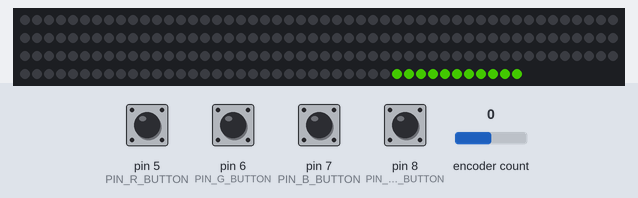
A sketch run on a simulated Arduino Uno, built with avr-gcc and run on an emulated ATmega328P. On the bench: 192 RGB LEDs in strip order, left to right, continuing on the next row. The inputs (shaded band) are chosen by the test bench; at power-on: pin 8 (PIN_ROTARY_BUTTON) HIGH, pin 5 (PIN_R_BUTTON), pin 6 (PIN_G_BUTTON), pin 7 (PIN_B_BUTTON) LOW, encoder count 0. Dim RGB values are drawn brighter than linear; random numbers use the default seed unless the sketch sets one.

Above: at 1.2 s.
1.3 s: pin 5 (PIN_R_BUTTON) pulled HIGH for 0.15 s
2.0 s: pin 7 (PIN_B_BUTTON) pulled HIGH for 0.15 s
2.7 s: encoder count set to -1
At 4.07 s:
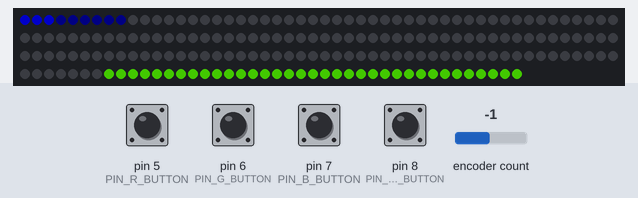
4.2 s: pin 5 (PIN_R_BUTTON) pulled HIGH for 1 s
5.8 s: encoder count set to -2
At 6.67 s:
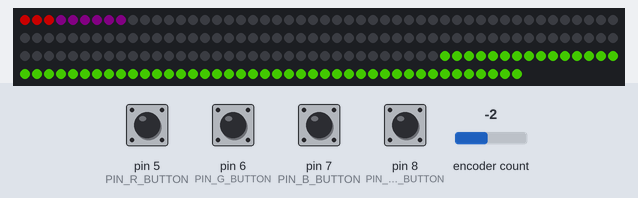
7.6 s: pin 6 (PIN_G_BUTTON) pulled HIGH for 0.15 s
At 9.99 s:
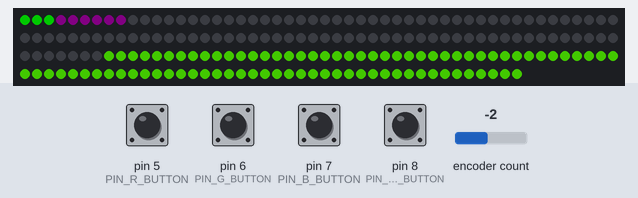
At 21.59 s:
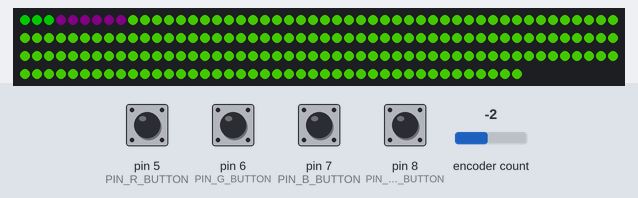

The sketch:

colormatch.ino
```cpp
/* todo

make the color display a health meter that reduces after each wrong color match
mount hardware on wood?  acrylic?
use wires to fix strip down, screws for the rest,
add color filters, diffraction gratings above parts of strip
*/

#include <Arduino.h>
#include <RotaryEncoder.h>
#define PIN_IN1 10
#define PIN_IN2 9
#define PIN_ROTARY_BUTTON 8
RotaryEncoder encoder(PIN_IN1, PIN_IN2, RotaryEncoder::LatchMode::TWO03);

#include <Adafruit_NeoPixel.h> //https://learn.adafruit.com/adafruit-neopixel-uberguide/arduino-library-use
#define PIN 11
#define NUMPIXELS 192
Adafruit_NeoPixel strip(NUMPIXELS, PIN, NEO_GRB + NEO_KHZ800);
#define MAXBRIGHTNESS 100

#define PIN_R_BUTTON 5
#define PIN_G_BUTTON 6
#define PIN_B_BUTTON 7
#define PIXEL_EDGE 9 //where the incoming color wave collides with your input colors
#define ROTARY_RATE 16 //how fast do the colors change when you twist the dial
#define PIXEL_GROW_RATE 0.07 //difficulty / how long do you have to match colors

bool inputMode[] = {0, 0, 0};
float pixelTimer = 0;
int cycle = 0;
float R = 0, G = 0, B = 0;
int R_int = 0, G_int = 0, B_int = 0;
int target_sat = random(0, 255);
unsigned int target_hue = random(0, 65536);
uint32_t target_color = strip.gamma32(strip.ColorHSV(target_hue, target_sat, 255)); //(Hue 0 - 65536), (Sat0-255),(Value 0-255)
byte rgb[3];
double hsv[3];

void setup() {
  // Serial.begin(9600);
  strip.begin(); // INITIALIZE NeoPixel strip object (REQUIRED)
  strip.setBrightness(MAXBRIGHTNESS);
  pinMode(PIN_R_BUTTON, INPUT);
  pinMode(PIN_G_BUTTON, INPUT);
  pinMode(PIN_B_BUTTON, INPUT);
  pinMode(PIN_ROTARY_BUTTON, INPUT_PULLUP);
}

void loop() {
  cycle++;
  pixelTimer += PIXEL_GROW_RATE;
  if (!digitalRead(PIN_ROTARY_BUTTON)) pixelTimer += PIXEL_GROW_RATE*10;
  colorCollision();
  colorInput();
  output_to_strip();
}


void output_to_strip(){
  if (R_int + G_int + B_int > 0) {
    rgb[0] = R_int;
    rgb[1] = G_int;
    rgb[2] = B_int;
  }
  RGBtoHSV(rgb, hsv);
  for (int i = 3; i < PIXEL_EDGE; i++)  strip.setPixelColor(i, strip.Color( R_int, G_int, B_int ));
  strip.setPixelColor(NUMPIXELS - pixelTimer, target_color);
  strip.show();   // Send the updated pixel colors to the hardware.
}
void colorInput() {//check buttons and set color input mode
  if (digitalRead(PIN_R_BUTTON) || digitalRead(PIN_G_BUTTON) || digitalRead(PIN_B_BUTTON)) {
    inputMode[0] = digitalRead(PIN_R_BUTTON);
    inputMode[1] = digitalRead(PIN_G_BUTTON);
    inputMode[2] = digitalRead(PIN_B_BUTTON);
  }

  static int pos = 0;
  encoder.tick();
  int newPos = encoder.getPosition();
  if (pos != newPos) {
    pos = newPos;
    const int direction = -(int)(encoder.getDirection());
    if (inputMode[0]) {
      R += ROTARY_RATE * direction;
      if (R > 255) R = 255;
      if (R < 0) R = 0;
    }
    if (inputMode[1]) {
      G += ROTARY_RATE * direction;
      if (G > 255) G = 255;
      if (G < 0) G = 0;
    }
    if (inputMode[2]) {
      B += ROTARY_RATE * direction;
      if (B > 255) B = 255;
      if (B < 0) B = 0;
    }
  }

  R_int = int(constrain(R, 0, 255));
  G_int = int(constrain(G, 0, 255));
  B_int = int(constrain(B, 0, 255));
  for (int i = 0; i < 3; i++)  strip.setPixelColor(i, 255 * inputMode[0], 255 * inputMode[1], 255 * inputMode[2]);
}
void colorCollision() {
  if (pixelTimer > (NUMPIXELS - PIXEL_EDGE)) {
    const uint32_t color = strip.getPixelColor(PIXEL_EDGE - 1);
    rgb[0] = min(MAXBRIGHTNESS, color >> 16 & 255); // red
    rgb[1] = min(MAXBRIGHTNESS, color >> 8 & 255); // green
    rgb[2] = min(MAXBRIGHTNESS, color & 255); // blue
    RGBtoHSV(rgb, hsv);
    const float taget_hue_360 = float(target_hue) / 65536 * 360; //convert to 360 hue
    const int diff = mod(int(hsv[0] - taget_hue_360 + 180), 360) - 180; //find difference between each color arc hue
    // const int sat = abs(R_int - G_int) + abs(B_int - G_int) + abs(R_int - B_int);

    //lose and reset
    //check if too different from hue(but not too white), too different in saturation, too low in value (too dim)
    if ((abs(diff) > 60 && target_sat > 80) || abs(hsv[1] - target_sat) > 100 || hsv[2] < 15) {
      //death animation
      for (int i = 0; i < PIXEL_EDGE; i++) {
        strip.setPixelColor(PIXEL_EDGE - i-1, 0,0,0);
        strip.show();   // Send the updated pixel colors to the hardware.
        delay(400);
      }
      cycle = 0;
      idleFadeIn();
      idle();
      delay(500);
    } else { //survive and reset
      for (int i = 0; i < NUMPIXELS; i += 3) {
        strip.setPixelColor(i, 0, 0, 0);
        strip.setPixelColor(i + 1, 0, 0, 0);
        strip.setPixelColor(i + 2, 0, 0, 0);
        strip.show();
      }
    }
    //resetting
    strip.clear();
    strip.show();
    R = 0;
    G = 0;
    B = 0;
    target_sat = random(0, 255);
    target_hue = random(0, 65536);
    target_color = strip.gamma32(strip.ColorHSV(target_hue, target_sat, 255)); //(Hue 0 - 65536), (Sat0-255),(Value 0-255)
    pixelTimer = 0;
  }
}

void idleFadeIn() {
  while (1) { //wait until player presses and releases a button
    if (cycle > 255) break;
    if (digitalRead(PIN_R_BUTTON) || digitalRead(PIN_G_BUTTON) || digitalRead(PIN_B_BUTTON)) break;
    for (int i = 0; i < NUMPIXELS; i++) {
      const int a = i + cycle;
      strip.setPixelColor(i, strip.gamma32(strip.ColorHSV(32768+65536*sin(a*0.02),min(255, 255 + 170*sin(cycle*0.01)), cycle))); //180+75*sin(a*0.1)
    }
    cycle++;
    strip.show();   // Send the updated pixel colors to the hardware.
    // delay(10);
  }
}
void idle() {
  while (1) { //wait until player presses and releases a button
    if (digitalRead(PIN_R_BUTTON) || digitalRead(PIN_G_BUTTON) || digitalRead(PIN_B_BUTTON)) break;
    for (int i = 0; i < NUMPIXELS; i++) {
      const int a = i + cycle;
      strip.setPixelColor(i, strip.gamma32(strip.ColorHSV(32768+65536*sin(a*0.02),min(255, 255 + 170*sin(cycle*0.01)), 255))); //180+75*sin(a*0.1)
    }
    cycle++;
    strip.show();   // Send the updated pixel colors to the hardware.
    // delay(10);
  }
}

void RGBtoHSV (byte rgb[], double hsv[]) { //https://piandmore.wordpress.com/2020/08/15/rgb-to-hsv-and-vice-versa/
  byte xMin = rgb[0];
  if (rgb[1] < xMin)   xMin = rgb[1];
  if (rgb[2] < xMin) {
    xMin = rgb[2];
  }   byte xMax = rgb[0];   if (rgb[1] > xMax) {
    xMax = rgb[1];
  }
  if (rgb[2] > xMax)   xMax = rgb[2];
  hsv[2] = xMax;
  byte delta = xMax - xMin;
  if (xMax != 0) {
    hsv[1] = (int)(delta) * 255 / xMax;
  } else {
    hsv[0] = 0;
    hsv[1] = 0;
    return;
  }
  if (rgb[0] == xMax) {
    hsv[0] = (rgb[1] - rgb[2]) * 60 / delta;
  } else if (rgb[1] == xMax) {
    hsv[0] = 120 + (rgb[2] - rgb[0]) * 60 / delta;
  } else {
    hsv[0] = 240 + (rgb[0] - rgb[1]) * 60 / delta;
  }
  if (hsv[0] < 0)   hsv[0] += 360;
}
int mod(int a, int n) { //modulus function that works more like math. (ignores negative)
  return (a % n + n) % n;
}

void log() {
  const uint32_t color = strip.getPixelColor(PIXEL_EDGE - 1);
  rgb[0] = min(MAXBRIGHTNESS, color >> 16 & 255); // red
  rgb[1] = min(MAXBRIGHTNESS, color >> 8 & 255); // green
  rgb[2] = min(MAXBRIGHTNESS, color & 255); // blue
  RGBtoHSV(rgb, hsv);
  const float taget_hue_360 = float(target_hue) / 65536 * 360; //convert to 360 hue
  const int diff = mod(int(hsv[0] - taget_hue_360 + 180), 360) - 180; //find difference between each color arc hue
  const int sat = abs(R_int - G_int) + abs(B_int - G_int) + abs(R_int - B_int);
  Serial.println("---log---");
  Serial.print("sat diff: ");
  Serial.println(abs(hsv[1] - target_sat) / 3);
  Serial.print("hue diff: ");
  Serial.println(abs(diff));
  Serial.print("1=miss, 0=safe: ");
  Serial.println(abs(diff) + abs(hsv[1] - target_sat) / 3 > 100 || hsv[2] < 15);
  Serial.println("...");
}
```
